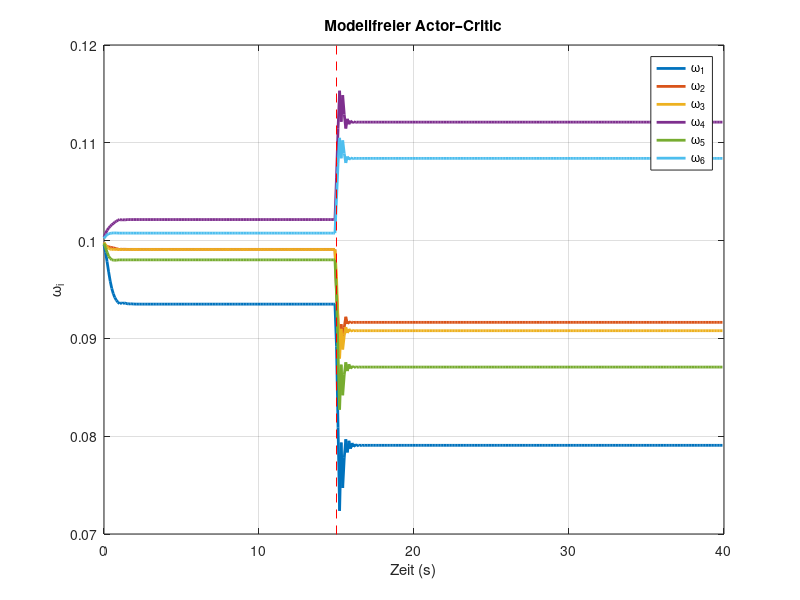
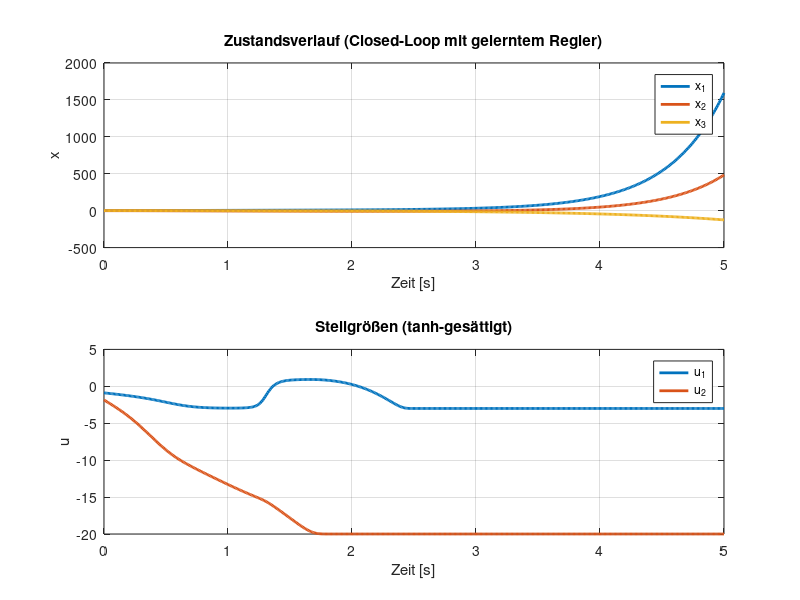

Write MATLAB code to recreate these figures, in order.
clear; clc; close all;

%% ===== BLACK-BOX ENVIRONMENT (nur für die Simulation) =====
% Der Agent "sieht" diese Gleichungen NICHT.
A_env = [2 1 1; 1 -1 0; 0 0 1];
B_env = [0 0; 0 1; 1 0]; 

Q = eye(3);
R = eye(2);
umax = [3; 20];

env_step = @(x,u) A_env*x + B_env*u;   % wahre Dynamik (für den Agenten unbekannt)

%% ===== BASISFUNKTIONEN (Critic) =====
sigma = @(x) [x(1)^2; x(2)^2; x(3)^2; x(1)*x(2); x(1)*x(3); x(2)*x(3); ...
              x(1)^4; x(2)^4; x(3)^4; x(1)^2*x(2)^2; x(1)^2*x(3)^2; ...
              x(2)^2*x(3)^2; x(1)^2*x(2)*x(3); x(1)*x(2)^2*x(3); ...
              x(1)*x(2)*x(3)^2; x(1)^3*x(2); x(1)^3*x(3); x(1)*x(2)^3; ...
              x(1)*x(3)^3; x(2)*x(3)^3; x(2)^2*x(3)];

grad_sigma = @(x) [2*x(1), 0, 0; 0, 2*x(2), 0; 0, 0, 2*x(3); ...
    x(2), x(1), 0; x(3), 0, x(1); 0, x(3), x(2); ...
    4*x(1)^3, 0, 0; 0, 4*x(2)^3, 0; 0, 0, 4*x(3)^3; ...
    2*x(1)*x(2)^2, 2*x(2)*x(1)^2, 0; ...
    2*x(1)*x(3)^2, 0, 2*x(3)*x(1)^2; ...
    0, 2*x(2)*x(3)^2, 2*x(3)*x(2)^2; ...
    2*x(1)*x(2)*x(3), x(1)^2*x(3), x(1)^2*x(2); ...
    x(2)^2*x(3), 2*x(1)*x(2)*x(3), x(1)*x(2)^2; ...
    x(2)*x(3)^2, x(1)*x(3)^2, 2*x(1)*x(2)*x(3); ...
    3*x(1)^2*x(2), x(1)^3, 0; ...
    3*x(1)^2*x(3), 0, x(1)^3; ...
    x(2)^3, 3*x(1)*x(2)^2, 0; ...
    x(3)^3, 0, 3*x(1)*x(3)^2; ...
    0, x(3)^3, 3*x(2)*x(3)^2; ...
    0, 2*x(2)*x(3), x(2)^2];

grad_V = @(x,w) (grad_sigma(x)' * w);

%% ===== ZEITPARAMETER =====
T = 0.1;      % Rollout-Länge (wie auf deiner Folie)
dt = 0.01;
t_final = 40;

%% ===== SCHRITT 1: INITIALIZE NN =====
x = [1.2; -1; 0.8];      % Startzustand
w = 0.1*ones(21,1);      % Critic-Gewichte
alpha = 5e-4;            % Grundlernrate

history_w = [];

fprintf('--- Modellfreier Actor–Critic gestartet ---\n');

for t_curr = 0:T:(t_final-T)

    %% ===== SYSTEMWECHSEL (Demonstration) =====
    if abs(t_curr - 15) < 1e-9
        A_env = 2.5 * A_env;      % Umwelt ändert sich
        x = [1.5; -1.5; 1.2];     % Stoß im Zustand
        alpha = 5e-3;             % kurzzeitig stärkeres Lernen
        fprintf('*** SYSTEMWECHSEL BEI t=15 ***\n');
    elseif t_curr > 20
        alpha = 5e-4;
    end

    %% ===== SCHRITT 2: APPLY CONTROL & OBSERVE (ROLLOUT) =====
    x_t = x;
    p_t = 0;   % entspricht p(t) auf deiner Folie

    for sub_t = 0:dt:(T-dt)

        % ---- SCHRITT 2.1: POLICY (Actor) ----
        dV = grad_V(x,w);

        % Dimensionskorrigierte, modellfreie Policy
        u = -umax .* tanh( 0.1 * dV(1:2) );

        % minimale Exploration (echtes RL-Element)
        u = u + 0.02*[sin(2*t_curr); cos(1.5*t_curr)];
        u = max(min(u, 0.99*umax), -0.99*umax);

        % ---- SCHRITT 2.2: APPLY CONTROL & OBSERVE x(t) ----
        dx = env_step(x,u);   % Black-Box-Übergang
        x = x + dx * dt;

        % ---- SCHRITT 3: COMPUTE p(t) ----
        p_t = p_t + (x'*Q*x + u'*R*u) * dt;
    end

    %% ===== SCHRITT 4: BELLMAN-FEHLER =====
    V_now  = w' * sigma(x_t);
    V_next = w' * sigma(x);

    e_B = p_t + V_next - V_now;   % exakt wie auf deiner Folie

    % sanfte Skalierung (nur numerischer Schutz)
    e_B = e_B / max(1, abs(e_B));

    %% ===== SCHRITT 5: TRAIN NN (Critic) =====
    phi = sigma(x_t);
    phi = phi / (1 + 0.05*norm(phi));   % sanfte Feature-Skalierung

    w = w - alpha * (e_B * phi);

    % Sicherheitsclip (verhindert Explosion)
    if norm(w) > 1e4
        w = w / norm(w) * 1e4;
    end

    %% ===== SCHRITT 6: LOOP BACK TO STEP 2 =====
    history_w = [history_w; w'];
end

fprintf('--- Simulation beendet ---\n');

%% ===== PLOT =====
t_vec = 0:T:(t_final-T);

plot(t_vec, history_w(:,1:6), 'LineWidth', 2);
hold on;
line([15 15], [min(history_w(:)) max(history_w(:))], ...
     'Color','r','LineStyle','--');
grid on;
title('Modellfreier Actor–Critic');
xlabel('Zeit (s)');
ylabel('\omega_i');
legend('\omega_1','\omega_2','\omega_3','\omega_4','\omega_5','\omega_6');
ylim([0.07, 0.12])

%% ===== PHASE B: TEST DES GELERNTEN REGLERS (AUSREGELN) ===

fprintf('--- Starte Closed-Loop-Test (kein Lernen mehr) ---\n');

% Neue Anfangsbedingung wie im Paper
x_test = [1; -0.5; 0.8];
t_sim = 0:dt:5;

x_traj = zeros(3,length(t_sim));
u_traj = zeros(2,length(t_sim));

for k = 1:length(t_sim)

    x_traj(:,k) = x_test;

    % === WICHTIGER FIX: Paper-konsistente Policy ===
    dV = grad_V(x_test,w);               % ∇V(x)
    u = -umax .* tanh( 0.5 * (B_env' * dV) );  % <-- HJB-Form!

    % Stellgröße speichern
    u_traj(:,k) = u;

    % Systemschritt (echte Dynamik)
    dx = env_step(x_test,u);
    x_test = x_test + dx * dt;
end

%% ===== PLOTS (wie im Paper) =====
figure;

subplot(2,1,1);
plot(t_sim, x_traj', 'LineWidth', 2);
grid on;
title('Zustandsverlauf (Closed-Loop mit gelerntem Regler)');
xlabel('Zeit [s]');
ylabel('x');
legend('x_1','x_2','x_3');

subplot(2,1,2);
plot(t_sim, u_traj', 'LineWidth', 2);
grid on;
title('Stellgrößen (tanh-gesättigt)');
xlabel('Zeit [s]');
ylabel('u');
legend('u_1','u_2');
